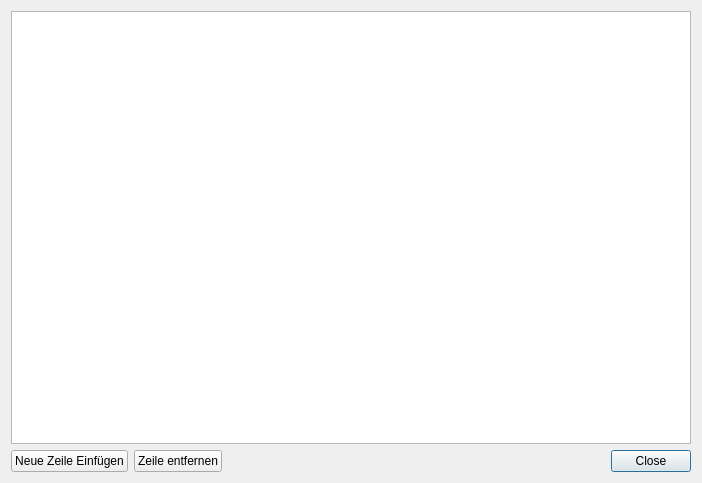
<?xml version="1.0" encoding="UTF-8"?>
<ui version="4.0">
 <class>ContributionDialogClass</class>
 <widget class="QDialog" name="ContributionDialogClass">
  <property name="geometry">
   <rect>
    <x>0</x>
    <y>0</y>
    <width>702</width>
    <height>483</height>
   </rect>
  </property>
  <property name="windowTitle">
   <string>Dialog</string>
  </property>
  <layout class="QGridLayout" name="gridLayout">
   <item row="0" column="0" colspan="3">
    <widget class="QTableView" name="contributionTableView">
     <property name="sortingEnabled">
      <bool>true</bool>
     </property>
     <attribute name="horizontalHeaderStretchLastSection">
      <bool>true</bool>
     </attribute>
     <attribute name="verticalHeaderVisible">
      <bool>false</bool>
     </attribute>
    </widget>
   </item>
   <item row="1" column="2">
    <widget class="QDialogButtonBox" name="buttonBox">
     <property name="orientation">
      <enum>Qt::Horizontal</enum>
     </property>
     <property name="standardButtons">
      <set>QDialogButtonBox::Close</set>
     </property>
    </widget>
   </item>
   <item row="1" column="0">
    <widget class="QPushButton" name="newRowButton">
     <property name="text">
      <string>Neue Zeile Einfügen</string>
     </property>
    </widget>
   </item>
   <item row="1" column="1">
    <widget class="QPushButton" name="deleteRowButton">
     <property name="text">
      <string>Zeile entfernen</string>
     </property>
    </widget>
   </item>
  </layout>
 </widget>
 <resources/>
 <connections>
  <connection>
   <sender>buttonBox</sender>
   <signal>rejected()</signal>
   <receiver>ContributionDialogClass</receiver>
   <slot>reject()</slot>
   <hints>
    <hint type="sourcelabel">
     <x>316</x>
     <y>260</y>
    </hint>
    <hint type="destinationlabel">
     <x>286</x>
     <y>274</y>
    </hint>
   </hints>
  </connection>
 </connections>
</ui>
